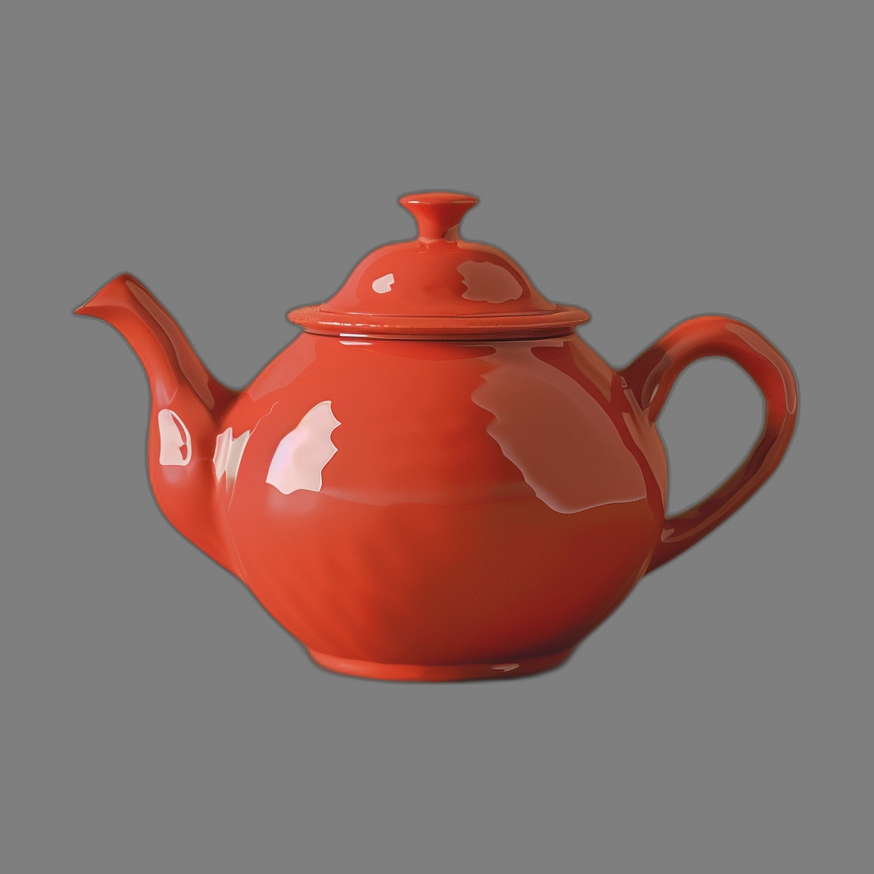
#> input picture examples/concepts/teapot.png, 874 x 874 px
$ python -i delight.py   (imports and definitions only)
#> lines starting #> are read from the running program, lines starting #| are printed output that depends on the picture; after the words box and inside, x2 and y2 are one past the last pixel; in counts of white or black regions, pixels touching at a corner belong together
#> further down, picture is the input picture: PIL image 874x874 RGB; mean R, G, B 137, 111.8, 107.5
#> in _delight_cv2, `alpha = arr[:, :, 3]`: alpha: shape (874, 874); every value is 255
### tools/delight_pbr.py
"""Heuristicas PBR e extracao emissive do Forge3D Delight (CPU, 0 VRAM).

Suporta ``cv2`` + ``numpy`` nas venvs de inferencia e fallback Pillow puro.
"""

from __future__ import annotations

import colorsys
import statistics
from collections import deque
from typing import Any

from PIL import Image, ImageFilter

try:  # noqa: SIM105 - opcional no nucleo .venv sem numpy/cv2
    import cv2  # type: ignore[import-not-found]
    import numpy as np  # type: ignore[import-not-found]

    _TEM_CV2 = True
except ImportError:
    cv2 = None
    np = None
    _TEM_CV2 = False


def _mascara_foreground_cv2(arr: Any, alpha_min: int = 200) -> Any:
    """Detecta foreground mesmo em imagem opaca sobre fundo neutro uniforme."""
#> called with alpha_min = 24
    h, w = arr.shape[:2]
#> h = 874; w = 874
    if h <= 0 or w <= 0:
        raise ValueError(f"imagem invalida: {w}x{h}")
    alpha = arr[:, :, 3]
    fg = alpha >= alpha_min
#> fg: shape (874, 874) bool; every value is 1
    if int(alpha.min()) < 250:
        return fg

    rgb = arr[:, :, :3]
    c = max(1, min(8, min(h, w) // 16))
#> c = 8
    cantos = np.concatenate(
        [rgb[:c, :c].reshape(-1, 3), rgb[:c, -c:].reshape(-1, 3), rgb[-c:, :c].reshape(-1, 3), rgb[-c:, -c:].reshape(-1, 3)],
        axis=0,
    ).astype(np.float32)
#> cantos = 256 rows, first 8: [127, 127, 127], [127, 127, 127], [127, 127, 127], [127, 127, 127], [127, 127, 127], [127, 127, 127], [127, 127, 127], [127, 127, 127]
    bordas = np.concatenate([rgb[0, :], rgb[-1, :], rgb[:, 0], rgb[:, -1]], axis=0).astype(np.float32)
    bg_rgb = np.median(np.concatenate([cantos, bordas], axis=0), axis=0)
#> bg_rgb = [127, 127, 127]
    if float(np.percentile(np.linalg.norm(cantos - bg_rgb, axis=1), 90)) >= 20.0:
        return fg

    bg_cand = (np.linalg.norm(rgb.astype(np.float32) - bg_rgb, axis=2) < 14.0).astype(np.uint8)
#> bg_cand: shape (874, 874); values 0 (black) and 1 (white), 74.6% white; 1 black region, box (x1, y1, x2, y2) and area: (71, 189, 801, 685) 194029
    n_labels, labels = cv2.connectedComponents(bg_cand, connectivity=4)
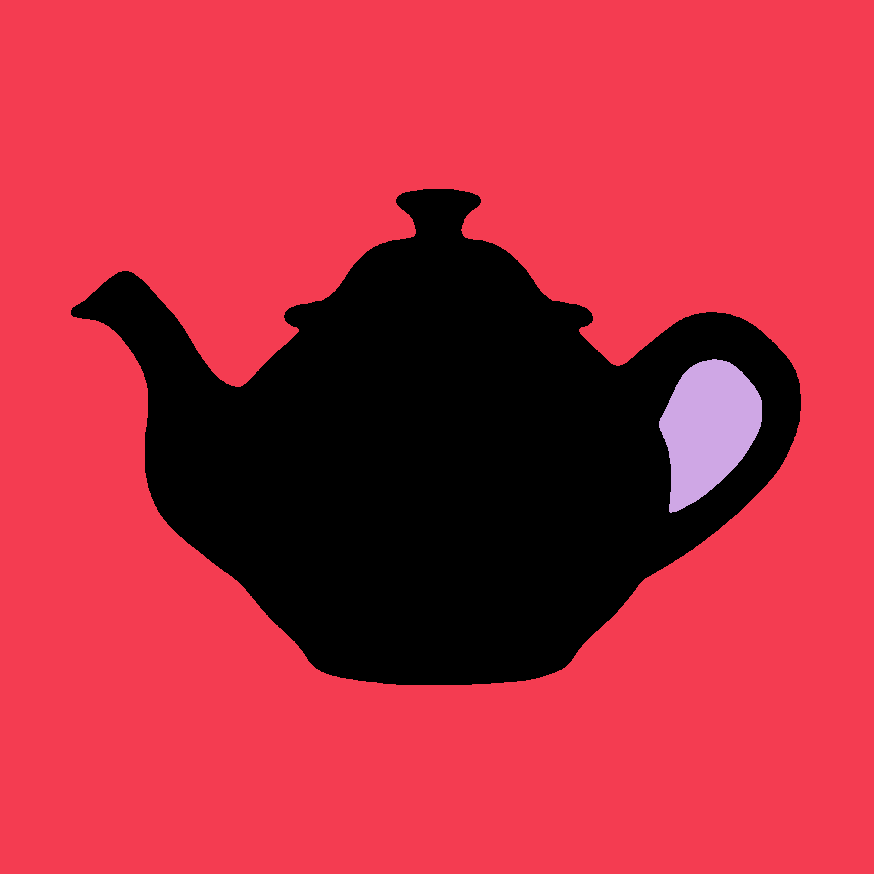
#> labels: shape (874, 874) int32; 3 distinct labels, from 0 to 2; one colour per label, 0 black
#> n_labels = 3
    if n_labels <= 1:
        return fg

    borda_ids = np.unique(np.concatenate([labels[0, :], labels[-1, :], labels[:, 0], labels[:, -1]]))
#> borda_ids = [1]
    borda_ids = borda_ids[borda_ids > 0]
    if len(borda_ids) == 0:
        return fg
    eh_bg_borda = np.zeros(n_labels, dtype=bool)
#> eh_bg_borda = [False, False, False]
    eh_bg_borda[borda_ids] = True
    return fg & (~eh_bg_borda[labels])
#> returned value: shape (874, 874) bool; 26.8% white; 1 white region, box (x1, y1, x2, y2) and area: (71, 189, 801, 685) 204424


# [435 lines left out: functions _mascara_foreground_pil, _rgb_para_hsv_f32_np, _mapas_pbr_cv2, _mapas_pbr_pil, estimar_mapas_pbr, _emissive_cv2 and 2 more, not called in this run]

### tools/delight.py
"""Delighting leve (Retinex/Bilateral em LAB) e heuristicas PBR (Setup Onda 2).

Roda em CPU (0 VRAM, < 100 ms) via CLI (canal JSON em disco, I9) ou API Python.
Usa ``cv2`` + ``numpy`` + ``PIL`` nas venvs de inferencia, com fallback Pillow puro.
"""

from __future__ import annotations

import argparse
import json
import sys
import time
import traceback
from pathlib import Path
from typing import Any

from PIL import Image, ImageFilter

_TOOLS_DIR = str(Path(__file__).resolve().parent)
if _TOOLS_DIR not in sys.path:
    sys.path.insert(0, _TOOLS_DIR)

from delight_pbr import (  # noqa: E402
    _TEM_CV2,
    _emissive_cv2,
    _emissive_pil,
    _mapas_pbr_cv2,
    _mapas_pbr_pil,
    _mascara_foreground_cv2,
    _mascara_foreground_pil,
    cv2,
    estimar_mapas_pbr,
    extrair_emissive,
    np,
)

__all__ = [
    "_TEM_CV2",
    "_delight_cv2",
    "_delight_pil",
    "_emissive_cv2",
    "_emissive_pil",
    "_mapas_pbr_cv2",
    "_mapas_pbr_pil",
    "_mascara_foreground_cv2",
    "_mascara_foreground_pil",
    "delight_imagem",
    "estimar_mapas_pbr",
    "extrair_emissive",
    "main",
]


# [7 lines left out: function _salvar, not called in this run]


def _dilatar_fundo_borda_cv2(rgb: Any, fg_mask: Any) -> Any:
    """Estende a cor local da borda do foreground para fora antes dos blurs de luminancia."""
    if not np.any(fg_mask) or np.all(fg_mask):
        return rgb
    h, w = rgb.shape[:2]
#> h = 874; w = 874
    r_ext = max(5, min(21, min(h, w) // 24))
#> r_ext = 21
    kb = 2 * r_ext + 1
#> kb = 43
    media_rgb = np.mean(rgb[fg_mask], axis=0).astype(np.float32)
#> media_rgb = [164.3, 70.14, 54.36]
    cur_rgb = rgb.astype(np.float32).copy()
    cur_mask = fg_mask.copy()
    cur_rgb[~cur_mask] = 0.0
    for _ in range(2):
        if np.all(cur_mask):
            break
        w_f = cur_mask.astype(np.float32)
        soma_w = cv2.boxFilter(w_f, -1, (kb, kb), normalize=False, borderType=cv2.BORDER_REPLICATE)
        soma_c = cv2.boxFilter(
            cur_rgb * w_f[:, :, None], -1, (kb, kb), normalize=False, borderType=cv2.BORDER_REPLICATE
        )
        novos = (~cur_mask) & (soma_w > 1e-4)
        if not np.any(novos):
            break
        cur_rgb[novos] = soma_c[novos] / soma_w[novos, None]
        cur_mask[novos] = True
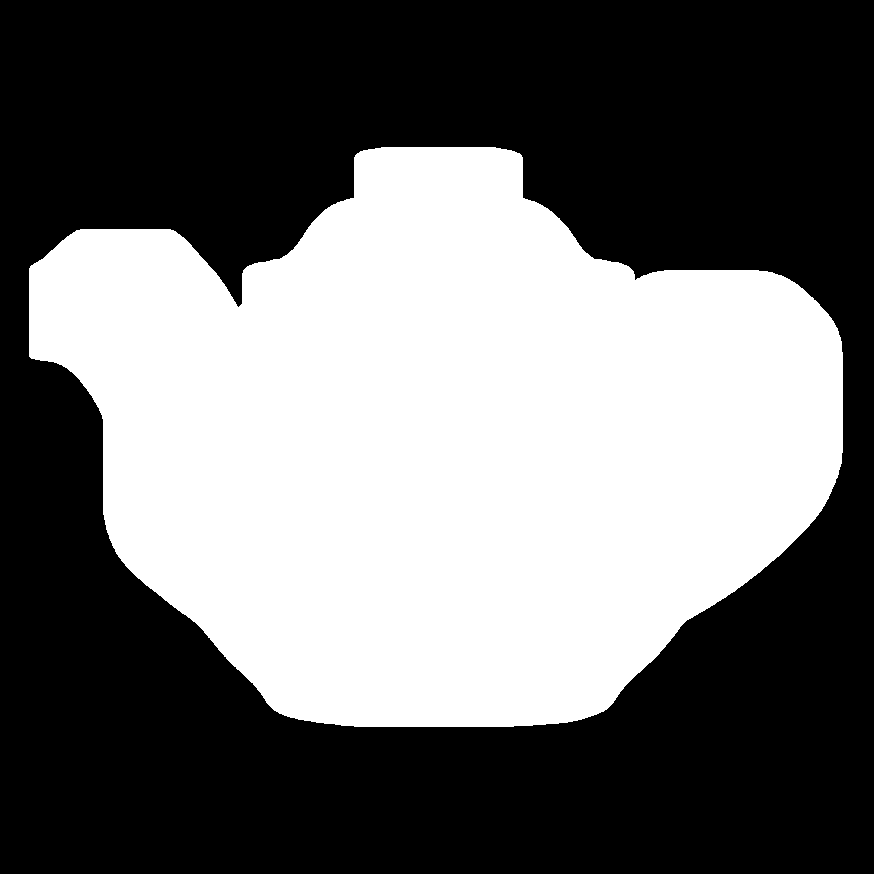
#> cur_mask: shape (874, 874) bool; 42.9% white; 1 white region, box (x1, y1, x2, y2) and area: (29, 147, 843, 727) 327526
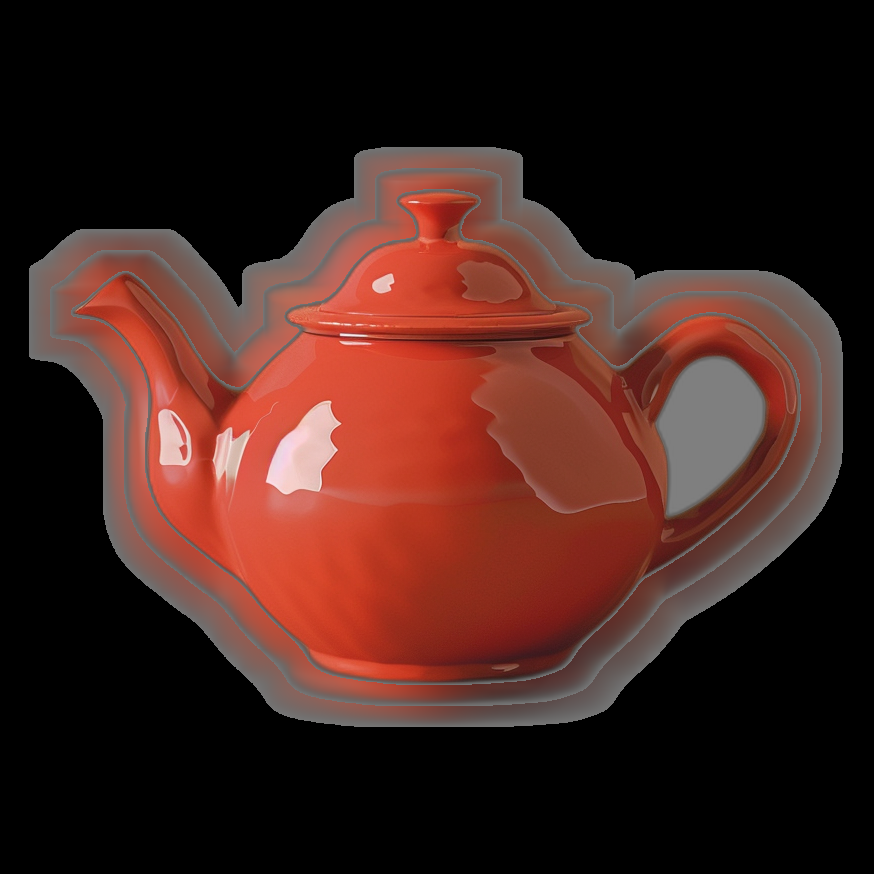
#> cur_rgb: shape (874, 874, 3) float32; mean R, G, B 64.6, 33.7, 28.3
#> w_f: shape (874, 874) float32; values 0 (black) and 1 (white), 34.8% white; 1 white region, box (x1, y1, x2, y2) and area: (50, 168, 822, 706) 265873
    if np.any(~cur_mask):
        cur_rgb[~cur_mask] = media_rgb
    return np.clip(np.rint(cur_rgb), 0, 255).astype(np.uint8)
#> returned value: shape (874, 874, 3)


def _delight_cv2(rgba: Image.Image) -> Image.Image:
    arr = np.array(rgba.convert("RGBA"))
    rgb = arr[:, :, :3].copy()
    alpha = arr[:, :, 3]
    fg_mask = _mascara_foreground_cv2(arr, alpha_min=24)

    rgb_preenchido = _dilatar_fundo_borda_cv2(rgb, fg_mask)

    lab = cv2.cvtColor(rgb_preenchido, cv2.COLOR_RGB2LAB).astype(np.float32)
    l_chan = lab[:, :, 0]
    a_chan = lab[:, :, 1]
    b_chan = lab[:, :, 2]

    h, w = l_chan.shape
#> h = 874; w = 874
    sigma = max(6.0, min(h, w) * 0.08)
#> sigma = 69.92
    l_u8 = np.clip(l_chan, 0, 255).astype(np.uint8)
    iluminacao_bilat = cv2.bilateralFilter(l_u8, d=11, sigmaColor=42, sigmaSpace=24).astype(
        np.float32
    )
    iluminacao_gauss = cv2.GaussianBlur(l_chan, (0, 0), sigmaX=sigma, sigmaY=sigma)
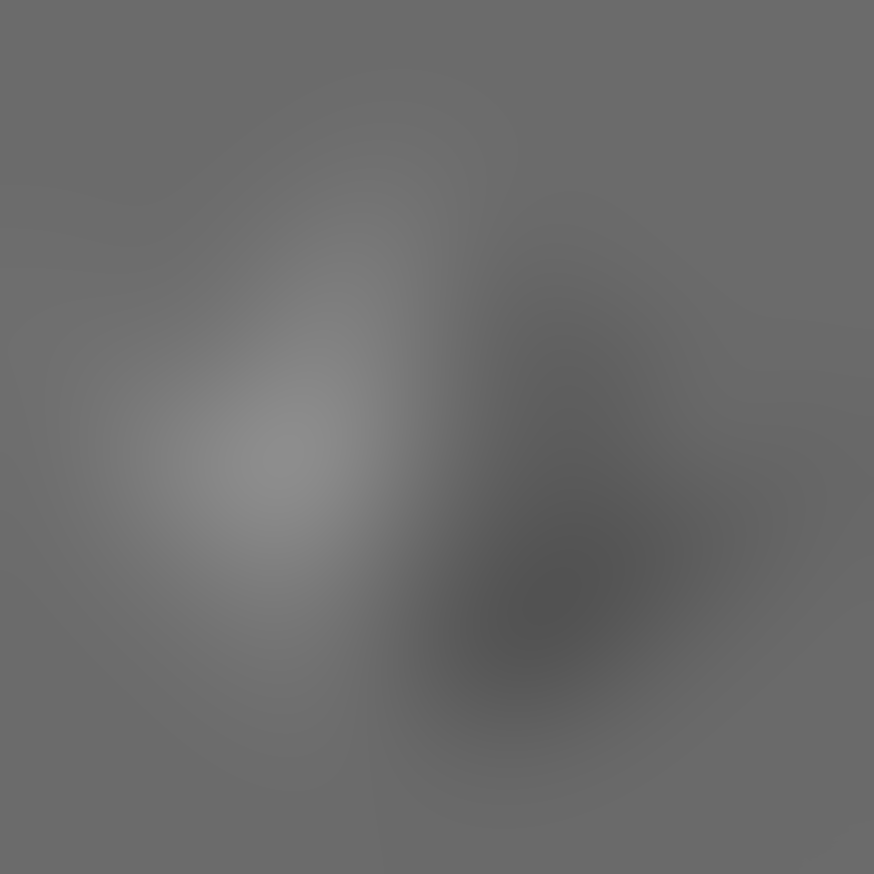
#> iluminacao_gauss: shape (874, 874) float32; min 82.28, max 141.7, mean 108
    iluminacao = 0.45 * iluminacao_bilat + 0.55 * iluminacao_gauss

    l_fg = l_chan[fg_mask] if np.any(fg_mask) else l_chan
    l_ref = float(np.clip(np.median(l_fg), 90.0, 170.0))
#> l_ref = 108

    razao = np.clip(l_ref / np.maximum(iluminacao, 12.0), 0.82, 1.55)
    l_retinex = l_chan * razao

    # Supressao de picos especulares sem lavar tons medios nem inventar brilho no tecido fosco.
    excesso = np.maximum(0.0, l_chan - 210.0)
    l_retinex = np.where(l_chan > 210.0, l_retinex - 0.48 * excesso, l_retinex)

    t_blend = np.clip((l_chan - (l_ref - 20.0)) / 40.0, 0.0, 1.0)
    fator_blend = 0.62 - 0.20 * t_blend
    l_out = (1.0 - fator_blend) * l_chan + fator_blend * l_retinex
    l_out = np.where(l_chan > 210.0, np.minimum(l_out, l_chan - 0.48 * excesso), l_out)

    # Supressao leve de saturacao em zonas especulares muito claras (evita brilho colorido estourado).
    fator_croma = np.where(l_chan > 220.0, 0.88, 1.0)
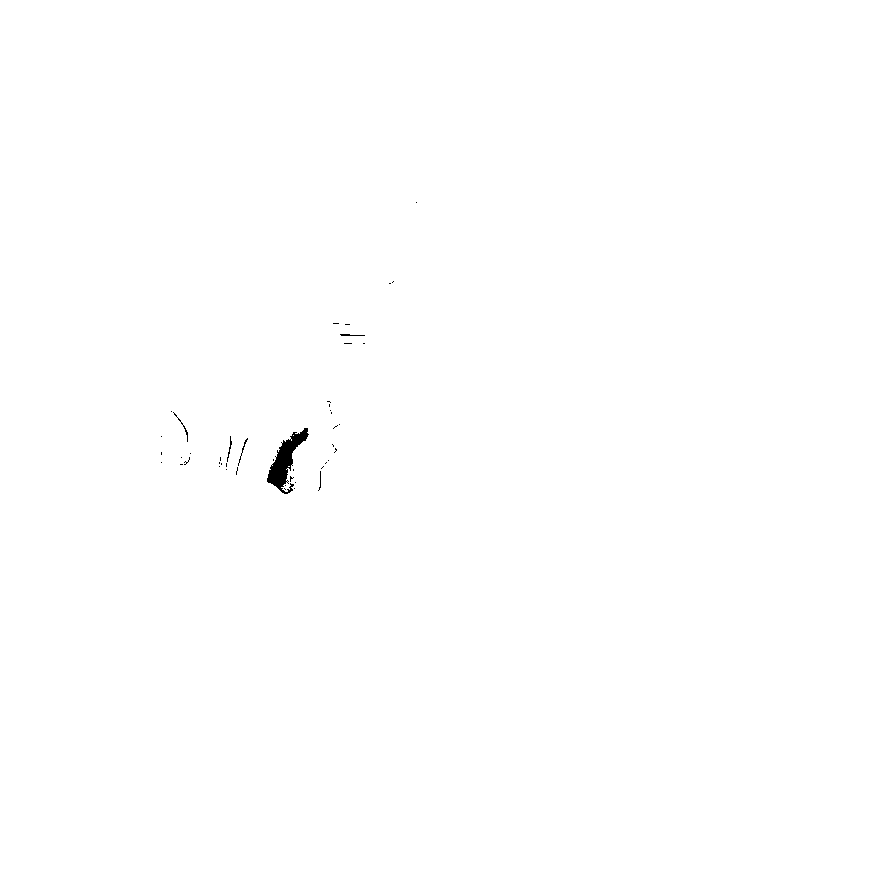
#> fator_croma: shape (874, 874) float64; values 0.88 (black) and 1 (white), 99.8% white; 46 black regions (40 under 20 px), largest, box (x1, y1, x2, y2) and area: (267, 428, 309, 494) 1019, (173, 412, 188, 442) 42, (238, 438, 248, 466) 37, (227, 436, 232, 462) 35, (340, 334, 365, 336) 34, (318, 471, 321, 491) 21
    a_out = 128.0 + (a_chan - 128.0) * fator_croma
    b_out = 128.0 + (b_chan - 128.0) * fator_croma

    lab_out = np.stack(
        [
            np.clip(l_out, 0, 255),
            np.clip(a_out, 0, 255),
            np.clip(b_out, 0, 255),
        ],
        axis=2,
    ).astype(np.uint8)
    rgb_out = cv2.cvtColor(lab_out, cv2.COLOR_LAB2RGB)
    if np.any(~fg_mask):
        rgb_out[~fg_mask] = rgb[~fg_mask]
    saida = np.dstack([rgb_out, alpha])
    return Image.fromarray(saida, mode="RGBA")


# [83 lines left out: functions _dilatar_y_borda_pil, _delight_pil, not called in this run]


def delight_imagem(img_rgba: Image.Image) -> Image.Image:
    """Suaviza luz/sombra assada em LAB preservando o canal alfa intacto."""
    if _TEM_CV2:
        return _delight_cv2(img_rgba)
    return _delight_pil(img_rgba)


# [78 lines left out: functions _args, main, not called in this run]


# [2 lines not run here, left out]

>>> from PIL import Image
>>> picture = Image.open('../examples/concepts/teapot.png')
>>> result = delight_imagem(picture)
